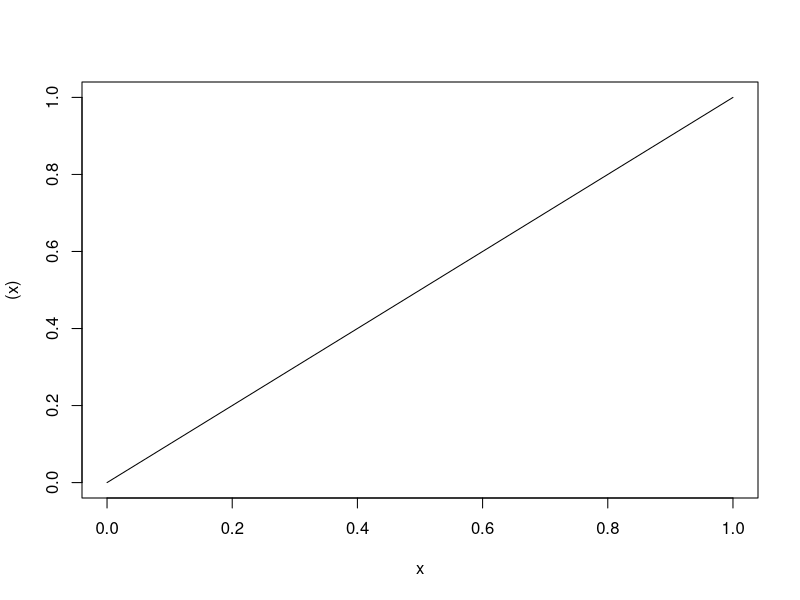
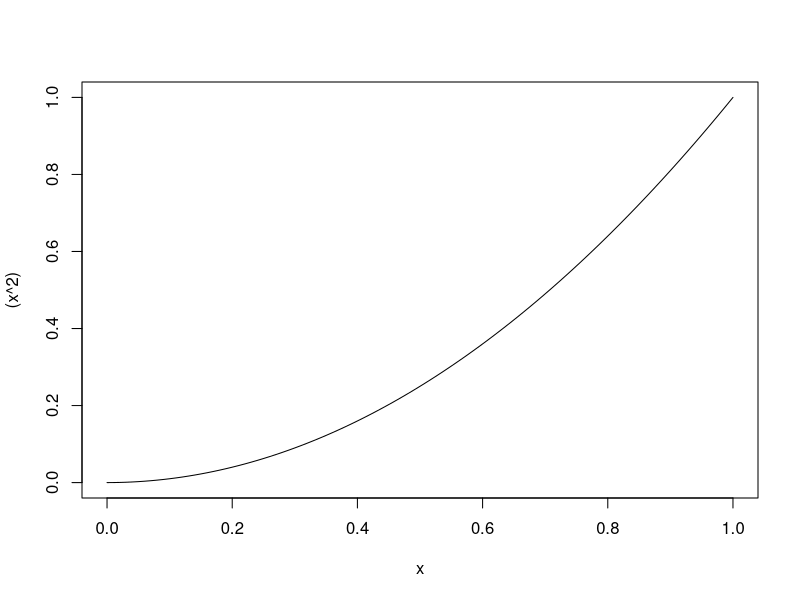

Here is the R script that generated these plots, in order: (Note: this script raises an error after producing the figures.)
# SOC 225: Lab 1
# Anthony Wen
# 6/24/2024


# Welcome to the first Lab for SOC 225! These assignments will run through the basics of programming for data science, focusing on bringing in data, cleaning and preparing it for analysis, making exploratory tables, and some more advanced topics using data from the Internet


# Today, we're going to start at square 1; you should have R and RStudio installed on your computer. If you don't have these programs ready, follow the series of links in the Week1 Lecture Slides on Canvas.

# Lab Goals
# --Basics of R
# --Creating objects
# --Scripts
# --Libraries

# BASICS OF R

# First, note that this Lab takes the form of a .R file. These files are the basic file type used in writing programming files in R; think of them like a .docx for Microsoft Word or a .xlsx for Excel. R is the programming language that is used within R files. Up to this point of this document, the text has not been executable lines of code but rather comments. Comments are used to keep track of what lines of code do, leave notes or messages of what work needs to be continued, or describe how to complete a Lab assignment. Any line that includes a # will be a comment after that character.

# TASK 1 *****
#Make this line a comment.

# Besides just typing '#', you can also make a single line or a block of lines a comment by selecting the line and pressing 'Ctrl'+'Shift'+'C'.

# TASK 2 *****
# Make these lines
#
# comments please

# R is a programming language. If you haven't used a programming language before, think of it as a way to communicate with the computer in a way simpler than English, but more complex than 1's and 0's. By telling the computer what to do, we can get it to perform tasks, like data science. For starters, we'll ask it to do something very simple, an addition problem.

# To execute the line below, click your cursor on the line and hit the run button in the top right of this window, or press 'Ctrl'+'Enter'.
5+13

# Nice! R has more advanced calculations as well. A function is a set of lines of code with a reference name that the language has built into it (or that you write). To call a function, we write the reference name, and they usually take a value or two to help perform a task. Run and try to guess what some of the below functions mean.
sqrt(36)
max(12, 15, 3, -4, 22, 1, 2, 2)
abs(-3.2)
trunc(3.14159)
exp(10)

# If you see a function() you don't recognize, you can use '?' to pull up the help file that explains it in a different window. Try running the line below.
?exp

# TASK 3 *****
# Write a line of code that adds fifteen and seven and divides that total by the square root of 64
(15+7)/sqrt(64)
# R can act like a more advanced calculator too. Remember graphing calculators? R has you covered. These lines of code should open a graph in the same window as the help command.
curve((x))
curve((x^2))

# CREATING OBJECTS

# You learned about functions in the last section. R runs on functions, but to make them work we need to supply them with data. There are 4 basic data types in R: Characters, Logical, Numeric, and Factors.

# Characters are text, like letter, words, and sentences.
"This is a character"
"So is this"
"a"

# Logical values are either true or false. These are useful in creating and testing functions, but we can access them in a few easy ways
is.character("Is this a character?")
is.character(17)
15<2

# Numerics we've used a lot already: they're numbers!
log(17)
4*2

# Factors are unique in that they look like numbers, but often represent characters. We'll dive deeper into them when we look at importing and using data sets for analysis.

# TASK 4 ******
# Test what happens when you add two character values together. What happens? Test and explain below.
test <-"a"+"a" #it says non-numeric argument to binary operator
# So we know functions and characters, and we'll now add objects to the list. Objects allow you to store values of a variety of types and recall them for future use. At the simplest level, we can set each of our data types as objects.
a<-9
b<-"My second object"
c=is.numeric(15)

# Note that you can assign an object using either '<-' or '='. Also note 

# Objects can be much more complex. We can also create vectors, or a set of objects, of the same types. We create vectors using the notation 'c()'
vector1<-c(2,3,2,5,7,2,1)

# TASK 5 *****
#Explain what happens when you run the code below. Look closely at the saved value type.
vector2<-c(1,"12",5,32,"test")

# Values saved as objects may or may not save when you close and reopen RStudio. You can also remove all objects from your environment by clicking the broom icon above the values or running the line of code below
rm(list=ls())

# A vector can be thought of as a line of values. What happens if we align multiple vectors horizontally or vertically? We get another object type called a data frame! These work almost like spreadsheets, and are the basic data storage unit in R. We'll talk much more about them on Wednesday, but for now we can make one below.
vector1<-c(1,2,3,4,5,6,7,8)
vector2<-c(11,12,13,14,15,16,17,18)
df1<-data.frame(vector1, vector2)

# Note that the data frame is shown differently in the Environment than vectors and single datum variables. To see what is looks like, click the name of the data frame or use the following command
View(df1)

# TASK 6 *****
# View df1. What values are in the second-to-last row?
# 7 and 17
# SCRIPTS

# Up till now we've been running single lines at a time. You'll note that this .R file is now more than 100 lines long. Data science analysis files are usually a series of commands that refer back to variables made earlier and run through complex functions and loops before generating output. We'll get there in the next month and a half, but for now try running the series of lines below. You can run multiple lines of code at once by highlighting it and hitting the Run button or pressing 'Ctrl'+'Enter'
test<-15
symptom<-4.3
blitz<-TRUE

while (test>12) {
  
  if(blitz==TRUE){
    
    print("Still good")
    
  }
  symptom<-symptom+5
  test=test-1
  
}

# TASK 7 *****
# What value is symptom after running the code above?
# "Still good"
# LIBRARIES

# Today we've spent a lot of time running functions and testing code in R. The functions we've used today are all a part of the base R language; kinda like the Duolingo version of learning a new language, they're the parts you need to know but there are fancier tools out there. Sometimes, we'll need to use functions that are not in the base R language, and we download additional libraries to use those functions if someone has made them before. 

# Remember the concept of Tidy Data from lecture today? That idea originated here on R, and there is a whole suite of package meant to make data cleaning and manipulation easier. Let's download and load it up before we go.
install.packages("tidyverse")

# The code above downloads the tidyverse package, but we still need to load it into our environment.
library(tidyverse)

# We can see what it does by clicking the packages tab to the right and scrolling to it, or by typing the following:
help(tidyverse)

# TASK 8 *****
# Who is the Maintainer of the tidyverse package?
# Hadley Wickham
# That's it for today! Thanks for bearing with me as we get everyone up to speed on basic coding concepts. Next time we'll begin data loading and start to figure out how to get information ready for analysis.

# Quick Question: Please rate the difficulty of this lab from 1 to 5
# 1
# Be sure to SAVE THIS FILE and upload it into Canvas when you have completed all 8 Tasks. Please submit as a .R file.